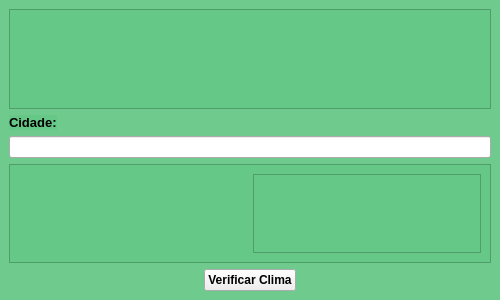
<?xml version="1.0" encoding="UTF-8"?>
<ui version="4.0">
 <class>telaPrincipal</class>
 <widget class="QMainWindow" name="telaPrincipal">
  <property name="geometry">
   <rect>
    <x>0</x>
    <y>0</y>
    <width>500</width>
    <height>300</height>
   </rect>
  </property>
  <property name="sizePolicy">
   <sizepolicy hsizetype="Fixed" vsizetype="Fixed">
    <horstretch>0</horstretch>
    <verstretch>0</verstretch>
   </sizepolicy>
  </property>
  <property name="minimumSize">
   <size>
    <width>500</width>
    <height>300</height>
   </size>
  </property>
  <property name="maximumSize">
   <size>
    <width>500</width>
    <height>300</height>
   </size>
  </property>
  <property name="windowTitle">
   <string>Weather Alert</string>
  </property>
  <property name="windowIcon">
   <iconset>
    <normaloff>icons/iconeAlerta.png.ico</normaloff>icons/iconeAlerta.png.ico</iconset>
  </property>
  <widget class="QWidget" name="centralwidget">
   <layout class="QGridLayout" name="gridLayout">
    <property name="leftMargin">
     <number>0</number>
    </property>
    <property name="topMargin">
     <number>0</number>
    </property>
    <property name="rightMargin">
     <number>0</number>
    </property>
    <property name="bottomMargin">
     <number>0</number>
    </property>
    <property name="spacing">
     <number>0</number>
    </property>
    <item row="0" column="0">
     <widget class="QFrame" name="frame">
      <property name="styleSheet">
       <string notr="true">QFrame{
background-color: rgba(102, 200, 135, 240);
}</string>
      </property>
      <property name="frameShape">
       <enum>QFrame::NoFrame</enum>
      </property>
      <property name="frameShadow">
       <enum>QFrame::Raised</enum>
      </property>
      <layout class="QGridLayout" name="gridLayout_2">
       <item row="2" column="0">
        <widget class="QLineEdit" name="TXT_INPUTCIDADE"/>
       </item>
       <item row="4" column="0" alignment="Qt::AlignHCenter">
        <widget class="QPushButton" name="BTN_VERIFICARCLIMA">
         <property name="font">
          <font>
           <pointsize>9</pointsize>
           <weight>75</weight>
           <bold>true</bold>
          </font>
         </property>
         <property name="text">
          <string>Verificar Clima</string>
         </property>
        </widget>
       </item>
       <item row="1" column="0">
        <widget class="QLabel" name="LABEL_CIDADE">
         <property name="sizePolicy">
          <sizepolicy hsizetype="Fixed" vsizetype="Fixed">
           <horstretch>0</horstretch>
           <verstretch>0</verstretch>
          </sizepolicy>
         </property>
         <property name="font">
          <font>
           <pointsize>10</pointsize>
           <weight>75</weight>
           <bold>true</bold>
          </font>
         </property>
         <property name="styleSheet">
          <string notr="true">color: rgb(0, 0, 0);</string>
         </property>
         <property name="text">
          <string>Cidade:</string>
         </property>
        </widget>
       </item>
       <item row="0" column="0">
        <widget class="QFrame" name="frame_2">
         <property name="frameShape">
          <enum>QFrame::StyledPanel</enum>
         </property>
         <property name="frameShadow">
          <enum>QFrame::Raised</enum>
         </property>
        </widget>
       </item>
       <item row="3" column="0">
        <widget class="QFrame" name="frame_3">
         <property name="frameShape">
          <enum>QFrame::StyledPanel</enum>
         </property>
         <property name="frameShadow">
          <enum>QFrame::Raised</enum>
         </property>
         <layout class="QGridLayout" name="gridLayout_3">
          <item row="0" column="0">
           <widget class="QLabel" name="LABEL_RESULTADO">
            <property name="text">
             <string/>
            </property>
           </widget>
          </item>
          <item row="0" column="1">
           <widget class="QFrame" name="frame_4">
            <property name="frameShape">
             <enum>QFrame::StyledPanel</enum>
            </property>
            <property name="frameShadow">
             <enum>QFrame::Raised</enum>
            </property>
           </widget>
          </item>
         </layout>
        </widget>
       </item>
      </layout>
     </widget>
    </item>
   </layout>
  </widget>
 </widget>
 <resources/>
 <connections/>
</ui>
